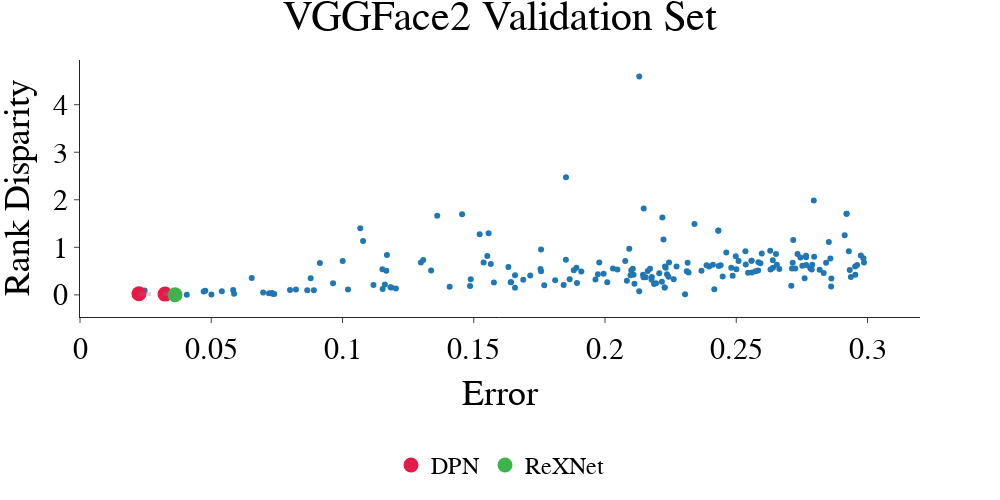
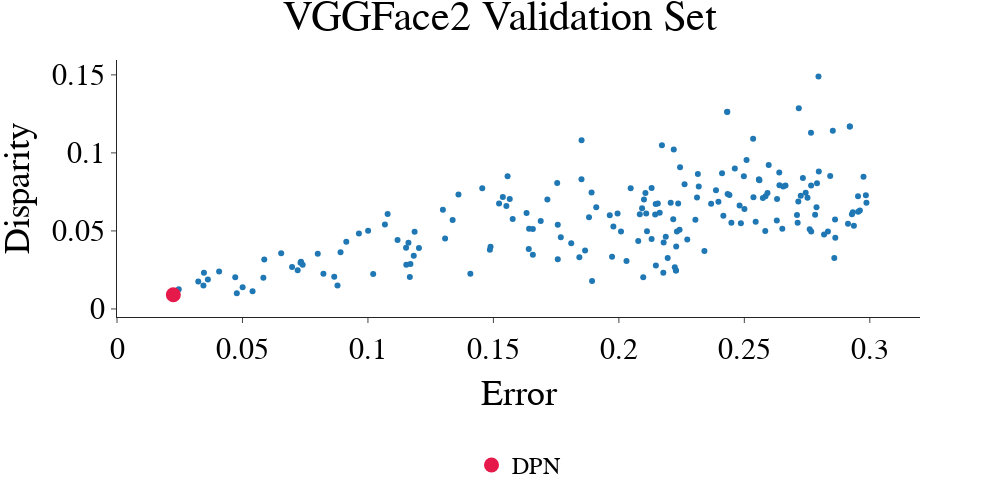
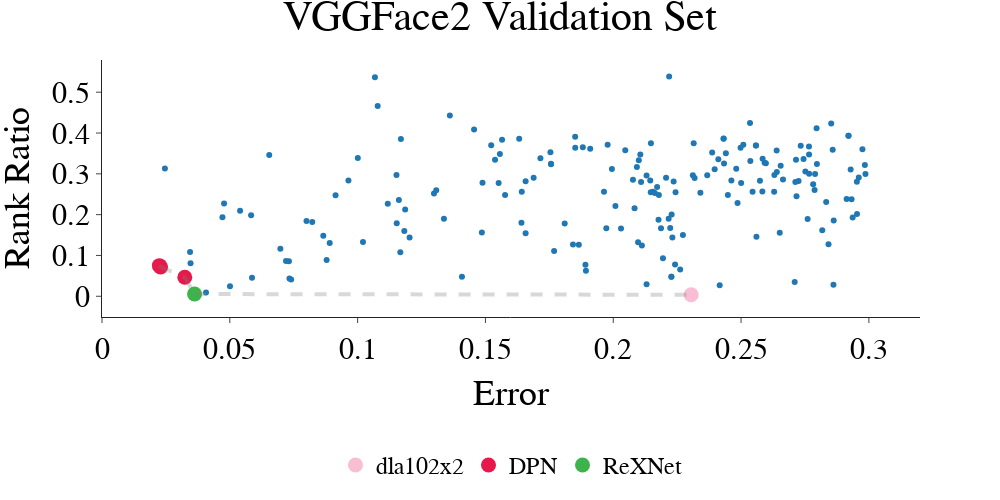
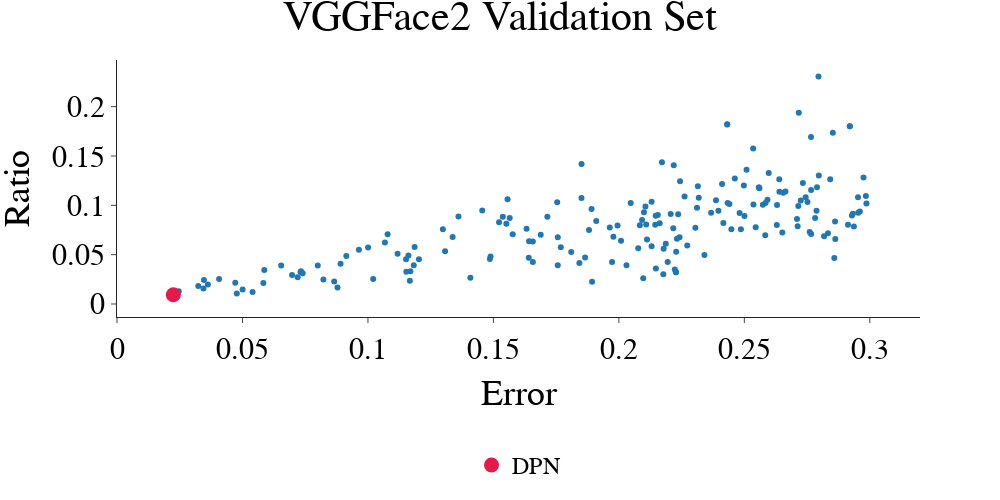

The notebook cell saved with these charts, in order:
### Code cell
plot_validation('Rank Disparity', '', vgg, show_all=False)
plot_validation('Disparity','disparity', vgg, show_all=False)
plot_validation('Rank Ratio', 'rank_ratio', vgg, show_all=False)
plot_validation('Ratio', 'ratio', vgg, show_all=False)
plot_validation('Error Ratio', 'error_ratio', vgg, show_all=False)

### Figure 1 — Plotly figure (JSON) as saved in the notebook; plotly's stock layout.template omitted (floating-point values rounded to 4 significant figures; data arrays with more than 128 entries replaced by an {"elided": "..."} marker saying what was removed)
{"data": [{"hovertemplate": "Error=%{x}<br>Rank Disparity=%{y}<extra></extra>", "legendgroup": "", "marker": {"color": "#1F77B4", "symbol": "circle"}, "mode": "markers", "name": "", "orientation": "v", "showlegend": false, "type": "scatter", "x": {"elided": "189 float values"}, "xaxis": "x", "y": {"elided": "189 float values"}, "yaxis": "y"}, {"marker": {"color": "#e6194B", "size": 15}, "mode": "markers", "name": "DPN", "type": "scatter", "x": [0.02245, 0.03239], "y": [0.02366, 0.0168]}, {"marker": {"color": "#3cb44b", "size": 15}, "mode": "markers", "name": "ReXNet", "type": "scatter", "x": [0.03621], "y": [0.00268]}], "layout": {"font": {"color": "Black", "family": "Times New Roman", "size": 30}, "height": 500, "legend": {"font": {"color": "Black", "family": "Times New Roman", "size": 24}, "orientation": "h", "tracegroupgap": 0, "x": 0.5, "xanchor": "center", "y": -0.49, "yanchor": "top"}, "margin": {"t": 60}, "shapes": [{"line": {"color": "Red"}, "type": "line", "x0": 0, "x1": 1, "xref": "x", "y0": 0, "y1": 0, "yref": "y"}, {"line": {"color": "gray", "dash": "dash", "width": 4}, "type": "line", "x0": 0.02245, "x1": 0.03239, "xref": "x", "y0": 0.02366, "y1": 0.0168, "yref": "y"}, {"line": {"color": "gray", "dash": "dash", "width": 4}, "type": "line", "x0": 0.03239, "x1": 0.03621, "xref": "x", "y0": 0.0168, "y1": 0.00268, "yref": "y"}], "title": {"text": "VGGFace2 Validation Set", "x": 0.5, "xanchor": "center"}, "width": 1000, "xaxis": {"anchor": "y", "domain": [0, 1], "range": [0, 0.32], "title": {"text": "Error"}, "type": "linear"}, "yaxis": {"anchor": "x", "autorange": true, "domain": [0, 1], "range": [-0.4646, 4.939], "title": {"text": "Rank Disparity"}, "type": "linear"}}}

### Figure 2 — Plotly figure (JSON) as saved in the notebook; plotly's stock layout.template omitted (floating-point values rounded to 4 significant figures; data arrays with more than 128 entries replaced by an {"elided": "..."} marker saying what was removed)
{"data": [{"hovertemplate": "Error=%{x}<br>Disparity=%{y}<extra></extra>", "legendgroup": "", "marker": {"color": "#1F77B4", "symbol": "circle"}, "mode": "markers", "name": "", "orientation": "v", "showlegend": false, "type": "scatter", "x": {"elided": "189 float values"}, "xaxis": "x", "y": {"elided": "189 float values"}, "yaxis": "y"}, {"marker": {"color": "#e6194B", "size": 15}, "mode": "markers", "name": "DPN", "type": "scatter", "x": [0.02245], "y": [0.009085]}], "layout": {"font": {"color": "Black", "family": "Times New Roman", "size": 30}, "height": 500, "legend": {"font": {"color": "Black", "family": "Times New Roman", "size": 24}, "orientation": "h", "tracegroupgap": 0, "x": 0.5, "xanchor": "center", "y": -0.49, "yanchor": "top"}, "margin": {"t": 60}, "shapes": [{"line": {"color": "Red"}, "type": "line", "x0": 0, "x1": 1, "xref": "x", "y0": 0, "y1": 0, "yref": "y"}], "title": {"text": "VGGFace2 Validation Set", "x": 0.5, "xanchor": "center"}, "width": 1000, "xaxis": {"anchor": "y", "domain": [0, 1], "range": [0, 0.32], "title": {"text": "Error"}, "type": "linear"}, "yaxis": {"anchor": "x", "autorange": true, "domain": [0, 1], "range": [-0.005157, 0.1595], "title": {"text": "Disparity"}, "type": "linear"}}}

### Figure 3 — Plotly figure (JSON) as saved in the notebook; plotly's stock layout.template omitted (floating-point values rounded to 4 significant figures; data arrays with more than 128 entries replaced by an {"elided": "..."} marker saying what was removed)
{"data": [{"hovertemplate": "Error=%{x}<br>Rank Ratio=%{y}<extra></extra>", "legendgroup": "", "marker": {"color": "#1F77B4", "symbol": "circle"}, "mode": "markers", "name": "", "orientation": "v", "showlegend": false, "type": "scatter", "x": {"elided": "189 float values"}, "xaxis": "x", "y": {"elided": "189 float values"}, "yaxis": "y"}, {"marker": {"color": "#fabed4", "size": 15}, "mode": "markers", "name": "dla102x2", "type": "scatter", "x": [0.2305], "y": [0.003626]}, {"marker": {"color": "#e6194B", "size": 15}, "mode": "markers", "name": "DPN", "type": "scatter", "x": [0.02245, 0.03239, 0.02291], "y": [0.07501, 0.04675, 0.07181]}, {"marker": {"color": "#3cb44b", "size": 15}, "mode": "markers", "name": "ReXNet", "type": "scatter", "x": [0.03621], "y": [0.005434]}], "layout": {"font": {"color": "Black", "family": "Times New Roman", "size": 30}, "height": 500, "legend": {"font": {"color": "Black", "family": "Times New Roman", "size": 24}, "orientation": "h", "tracegroupgap": 0, "x": 0.5, "xanchor": "center", "y": -0.49, "yanchor": "top"}, "margin": {"t": 60}, "shapes": [{"line": {"color": "Red"}, "type": "line", "x0": 0, "x1": 1, "xref": "x", "y0": 0, "y1": 0, "yref": "y"}, {"line": {"color": "gray", "dash": "dash", "width": 4}, "type": "line", "x0": 0.02245, "x1": 0.02291, "xref": "x", "y0": 0.07501, "y1": 0.07181, "yref": "y"}, {"line": {"color": "gray", "dash": "dash", "width": 4}, "type": "line", "x0": 0.02291, "x1": 0.03239, "xref": "x", "y0": 0.07181, "y1": 0.04675, "yref": "y"}, {"line": {"color": "gray", "dash": "dash", "width": 4}, "type": "line", "x0": 0.03239, "x1": 0.03621, "xref": "x", "y0": 0.04675, "y1": 0.005434, "yref": "y"}, {"line": {"color": "gray", "dash": "dash", "width": 4}, "type": "line", "x0": 0.03621, "x1": 0.2305, "xref": "x", "y0": 0.005434, "y1": 0.003626, "yref": "y"}], "title": {"text": "VGGFace2 Validation Set", "x": 0.5, "xanchor": "center"}, "width": 1000, "xaxis": {"anchor": "y", "domain": [0, 1], "range": [0, 0.32], "title": {"text": "Error"}, "type": "linear"}, "yaxis": {"anchor": "x", "autorange": true, "domain": [0, 1], "range": [-0.05083, 0.5789], "title": {"text": "Rank Ratio"}, "type": "linear"}}}

### Figure 4 — Plotly figure (JSON) as saved in the notebook; plotly's stock layout.template omitted (floating-point values rounded to 4 significant figures; data arrays with more than 128 entries replaced by an {"elided": "..."} marker saying what was removed)
{"data": [{"hovertemplate": "Error=%{x}<br>Ratio=%{y}<extra></extra>", "legendgroup": "", "marker": {"color": "#1F77B4", "symbol": "circle"}, "mode": "markers", "name": "", "orientation": "v", "showlegend": false, "type": "scatter", "x": {"elided": "189 float values"}, "xaxis": "x", "y": {"elided": "189 float values"}, "yaxis": "y"}, {"marker": {"color": "#e6194B", "size": 15}, "mode": "markers", "name": "DPN", "type": "scatter", "x": [0.02245], "y": [0.009337]}], "layout": {"font": {"color": "Black", "family": "Times New Roman", "size": 30}, "height": 500, "legend": {"font": {"color": "Black", "family": "Times New Roman", "size": 24}, "orientation": "h", "tracegroupgap": 0, "x": 0.5, "xanchor": "center", "y": -0.49, "yanchor": "top"}, "margin": {"t": 60}, "shapes": [{"line": {"color": "Red"}, "type": "line", "x0": 0, "x1": 1, "xref": "x", "y0": 0, "y1": 0, "yref": "y"}], "title": {"text": "VGGFace2 Validation Set", "x": 0.5, "xanchor": "center"}, "width": 1000, "xaxis": {"anchor": "y", "domain": [0, 1], "range": [0, 0.32], "title": {"text": "Error"}, "type": "linear"}, "yaxis": {"anchor": "x", "autorange": true, "domain": [0, 1], "range": [-0.01319, 0.2473], "title": {"text": "Ratio"}, "type": "linear"}}}
